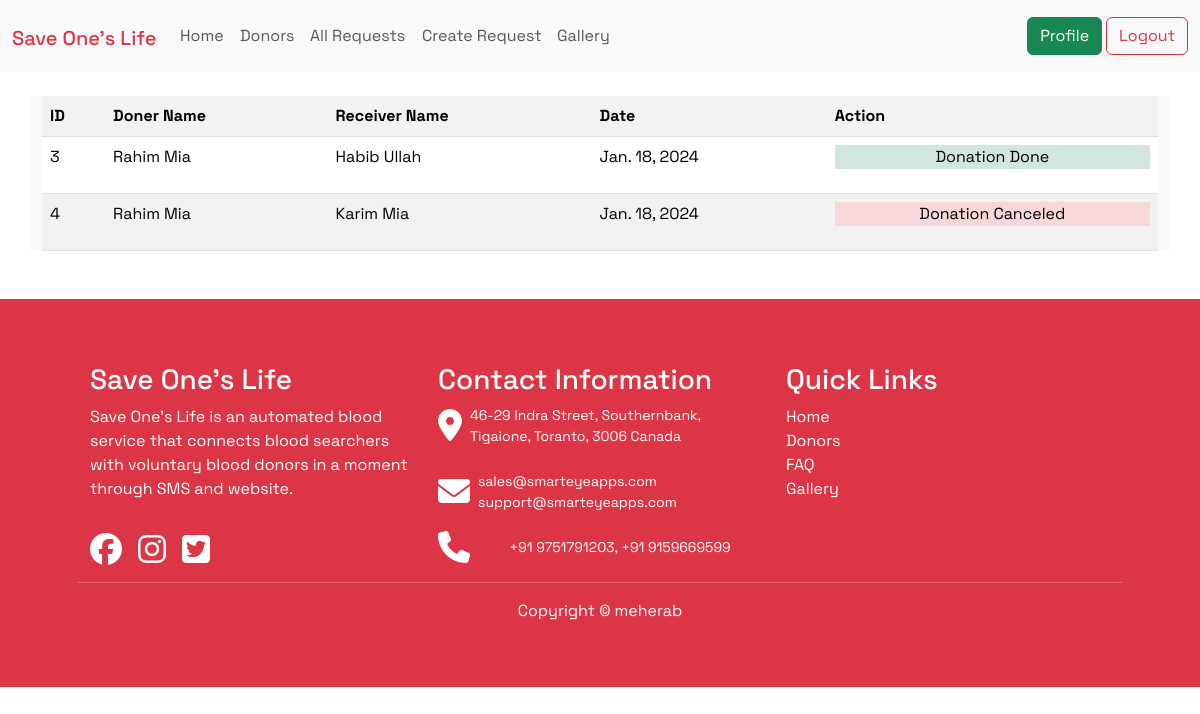
Page /all_requests/donation_history/ (signed in) on the committed database.
### dashboard/models.py (models this page shows)
class DonationHistory(models.Model):
    doner = models.ForeignKey(User, on_delete = models.CASCADE, related_name='doner')
    receiver = models.ForeignKey(User, on_delete = models.CASCADE, related_name='receiver')
    canceled = models.BooleanField(default=False, null=True,blank=True)
    donation_done = models.BooleanField(default=False, null=True, blank=True)
    donate_date = models.DateField(auto_now_add=True)

### dashboard/views.py (the view)
# urls.py: path('donation_history/', views.DonateHistory, name='donation_history'),
@login_required()
def DonateHistory(request):
    all_data = DonationHistory.objects.filter(doner = request.user)
    return render(request, 'donation_history.html', {'all_data': all_data})

### dashboard/templates/donation_history.html (shortened to what this page needs)
{% extends "base.html" %}
{% block content %}
<div class="container m-auto mt-4 bg-body-tertiary">
    <table class="table table-striped">
        <tr>
            <th scope="col">ID</th>
            <th scope="col">Doner Name</th>
            <th scope="col">Receiver Name</th>
            <th scope="col">Date</th>
            <th scope="col">Action</th>
        </tr>
        {%for data in all_data%}
        <tr>
            <td>{{data.id}}</td>
            <td>{{data.doner.first_name}} {{data.doner.last_name}}</td>
            <td>{{data.receiver.first_name}} {{data.receiver.last_name}}</td>
            <td>{{data.donate_date}}</td>
            <td>
                {% if data.canceled == False and data.donation_done == False%}
                <a class="btn btn-success" href="{% url 'donation_done' data.id %}">Done</a>
                <a class="btn btn-danger" href="{% url 'donation_cancel' data.id %}">Cancel</a>
                {% elif data.donation_done%}
                <p class="bg-success-subtle text-center">Donation Done</p>
                {%else%}
                <p class="bg-danger-subtle text-center">Donation Canceled</p>
                {% endif%}
            </td>
        </tr>
        {% endfor %}
    </table>
</div>
{% endblock content %}

### static/style.css (style rules this page uses)
body { font-family: 'Space Grotesk', sans-serif; }

### rows in the picture
DonationHistory: id "3", doner.first_name "Rahim", doner.last_name "Mia", receiver.first_name "Habib", receiver.last_name "Ullah", donate_date "Jan. 18, 2024", canceled "Donation Done"
DonationHistory: id "4", doner.first_name "Rahim", doner.last_name "Mia", receiver.first_name "Karim", receiver.last_name "Mia", donate_date "Jan. 18, 2024", canceled "Donation Canceled"
